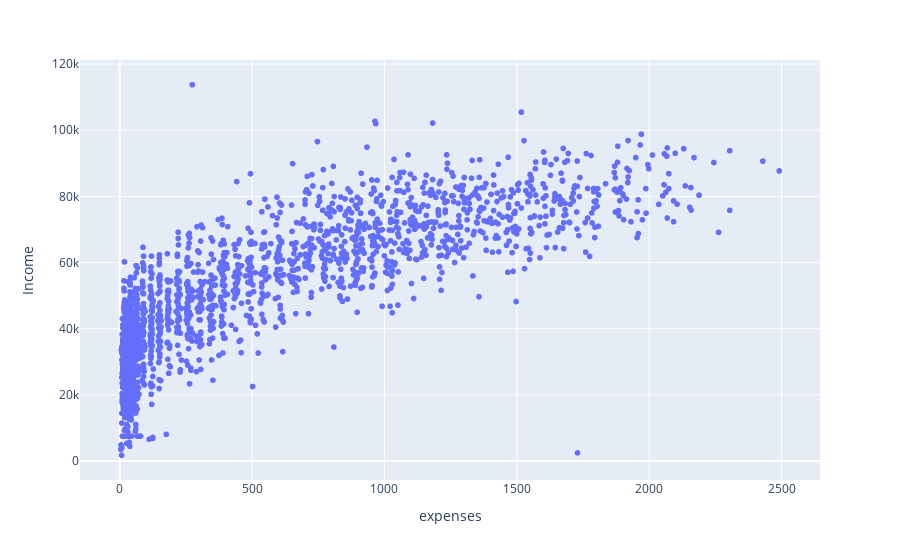

The cell this chart's notebook holds for it:
### Markdown cell above
Para responder esta pergunta, vamos utilizar um gráfico de dispersão mostrando os gastos versus os ganhos.

### Code cell
fig = px.scatter(df, x='expenses', y='Income')
fig.show()

### Figure 1 — Plotly figure (JSON) as saved in the notebook; plotly's stock layout.template omitted (floating-point values rounded to 4 significant figures; data arrays with more than 128 entries replaced by an {"elided": "..."} marker saying what was removed)
{"data": [{"hovertemplate": "expenses=%{x}<br>Income=%{y}<extra></extra>", "legendgroup": "", "marker": {"color": "#636efa", "symbol": "circle"}, "mode": "markers", "name": "", "showlegend": false, "type": "scattergl", "x": {"elided": "2205 int values"}, "xaxis": "x", "y": {"elided": "2205 int values"}, "yaxis": "y"}], "layout": {"legend": {"tracegroupgap": 0}, "margin": {"t": 60}, "xaxis": {"anchor": "y", "domain": [0, 1], "title": {"text": "expenses"}}, "yaxis": {"anchor": "x", "domain": [0, 1], "title": {"text": "Income"}}}}
